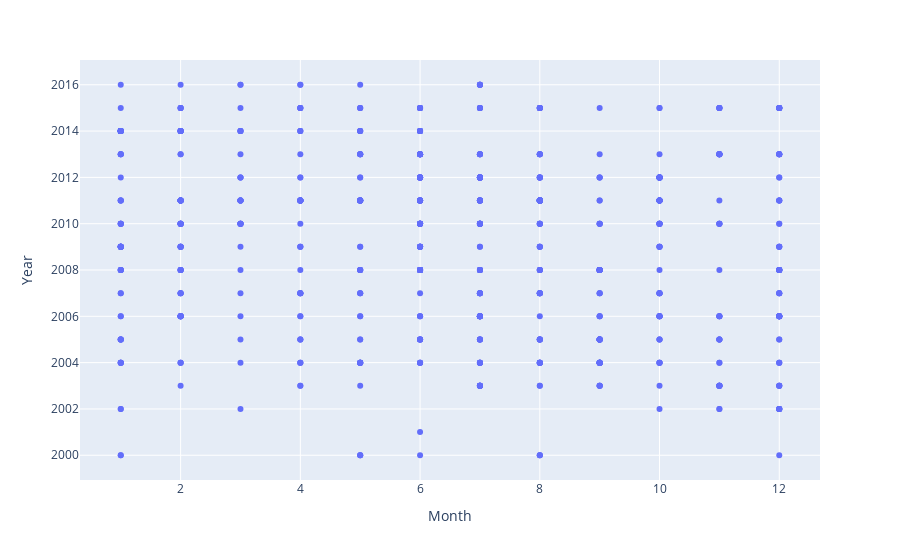

Notebook source saved alongside this figure:
### Markdown cell above
Surprisingly enough, the longest mean outage duration times appear to be in the fall months. This may be due to heavier storms, as summer seasons may have less severe weather conditions. Or perhaps, as we see in the first bivariate graph, the mean outage duration may be higher in these months because there were more reportings during these months in earlier years.

### Code cell
figym = px.scatter(x=severe_weather["MONTH"], 
                   y=severe_weather["YEAR"],
                  labels={'x': 'Month', 'y':'Year'})
figym.show()

### Figure 1 — Plotly figure (JSON) as saved in the notebook; plotly's stock layout.template omitted (floating-point values rounded to 4 significant figures; data arrays with more than 128 entries replaced by an {"elided": "..."} marker saying what was removed)
{"data": [{"hovertemplate": "Month=%{x}<br>Year=%{y}<extra></extra>", "legendgroup": "", "marker": {"color": "#636efa", "symbol": "circle"}, "mode": "markers", "name": "", "orientation": "v", "showlegend": false, "type": "scatter", "x": {"elided": "763 int values"}, "xaxis": "x", "y": {"elided": "763 int values"}, "yaxis": "y"}], "layout": {"legend": {"tracegroupgap": 0}, "margin": {"t": 60}, "xaxis": {"anchor": "y", "domain": [0, 1], "title": {"text": "Month"}}, "yaxis": {"anchor": "x", "domain": [0, 1], "title": {"text": "Year"}}}}
